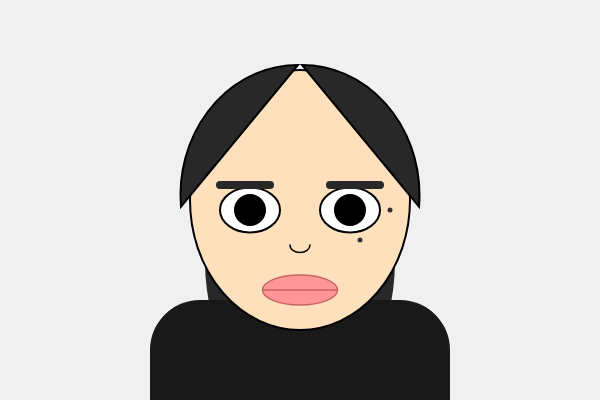
Frame 1 (no input)
Frame 60 (no input): identical to frame 1, image omitted
Frame 120 (the mouse pressed at the canvas centre since frame 60): identical to frame 1, image omitted

The p5.js sketch that drew this single still picture (run headless with seeded random() and noise() and a simulated clock; from frame 60 on, the mouse is pressed at the canvas centre):

// p5.js sketch
// ── sketch.js
function setup() {
  createCanvas(600, 400);
}

function draw() {
  background(240);

  fill(40);
  noStroke();
  ellipse(300, 260, 190, 300);

  fill(25);
  noStroke();
  rect(150, 300, 300, 150, 50);

  stroke(0);
  strokeWeight(2);
  fill(255, 224, 189);
  ellipse(300, 200, 220, 260);

  fill(40);
  arc(298, 195, 235, 260, PI - 0.1, PI * 1.5, CHORD);
  arc(302, 195, 235, 260, PI * 1.5, PI * 2 + 0.1, CHORD);

  fill(255);
  ellipse(250, 210, 60, 45);
  ellipse(350, 210, 60, 45);

  fill(0);
  circle(250, 210, 30);
  circle(350, 210, 30);

  noFill();
  stroke(0);
  strokeWeight(1.5);
  arc(300, 245, 20, 15, 0, PI);

  fill(255, 150, 150);
  stroke(200, 100, 100);
  ellipse(300, 290, 75, 30);
  line(263, 290, 337, 290);

  fill(50);
  noStroke();
  circle(390, 210, 5);
  circle(360, 240, 5);

  // 눈썹 (기본 상태 고정)
  stroke(40);
  strokeWeight(8);
  line(220, 185, 270, 185);
  line(380, 185, 330, 185);
}
